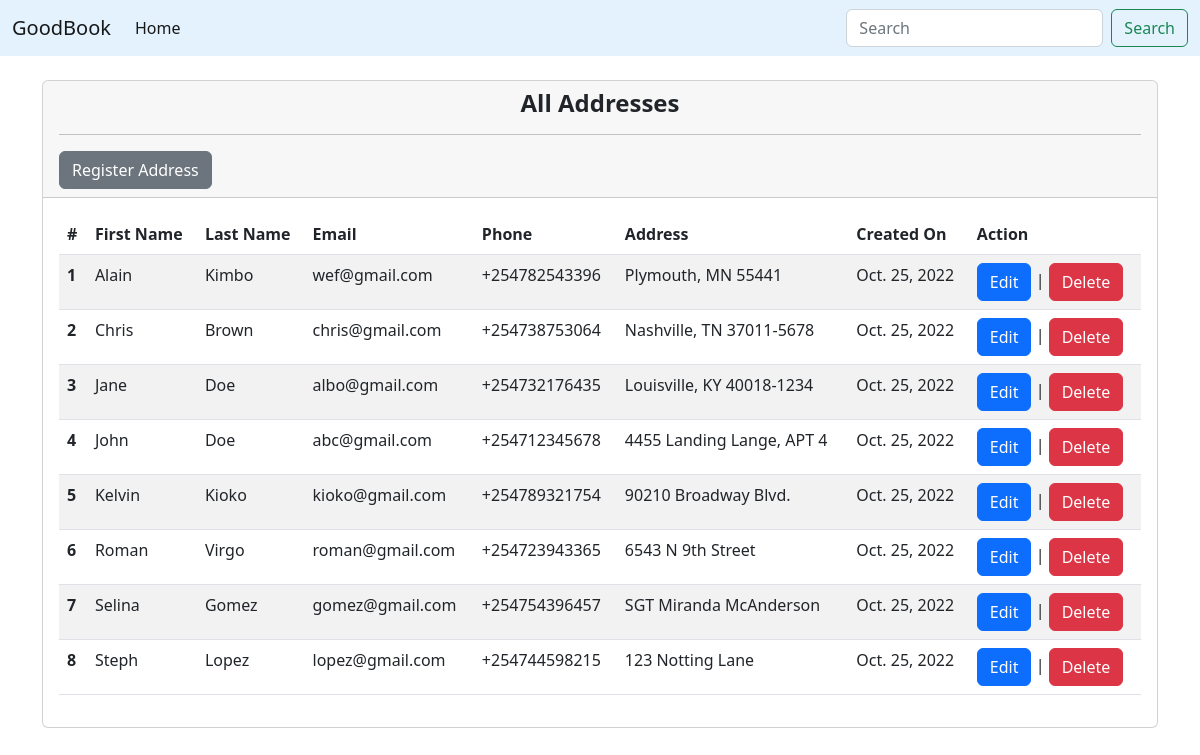
The page / on the database its author committed.
### addressbook/models.py (models this page shows)
class Address(models.Model):
    first_name = models.CharField(max_length=100)
    last_name = models.CharField(max_length=100)
    email = models.EmailField()
    phone = models.CharField(max_length=13)
    address = models.CharField(max_length=100)
    created_on = models.DateField(auto_now_add=True)

### addressbook/views.py (the view)
# urls.py: path('', HomeView.as_view(), name='home'),
class HomeView(TemplateView):
    template_name = 'home.html'
    def get_context_data(self, **kwargs):
        context = super().get_context_data(**kwargs)
        address_list = Address.objects.all().order_by('first_name')
        context["address_list"] = address_list
        return context

### templates/home.html (shortened to what this page needs)
{% extends 'base.html' %}
{% block content %}
    <div class="container">
        <div class="card">
            <div class="card-header">
              <h4 class="text-center"><strong>All Addresses</strong></h4><hr>
              <a href="{% url 'createaddress' %}" class="btn btn-secondary"><span> Register Address</span></a>
            </div>
            <div class="card-body">
                <table class="table table-striped table-hover">
                    <thead>
                      <tr>
                        <th scope="col">#</th>
                        <th scope="col">First Name</th>
                        <th scope="col">Last Name</th>
                        <th scope="col">Email</th>
                        <th scope="col">Phone</th>
                        <th scope="col">Address</th>
                        <th scope="col">Created On</th>
                        <th scope="col">Action</th>
                      </tr>
                    </thead>
                    <tbody>
                      {% for address in address_list %}
                      <tr>
                        <th scope="row">{{forloop.counter}}</th>
                        <td>{{address.first_name}}</td>
                        <td>{{address.last_name}}</td>
                        <td>{{address.email}}</td>
                        <td>{{address.phone}}</td>
                        <td>{{address.address}}</td>
                        <td>{{address.created_on}}</td>
                        <td><a href="{% url 'editaddress' address.id %}" class="btn btn-primary"><span> Edit </span></a> | <a href="{% url 'deleteaddress' address.id %}" class="btn btn-danger"><span> Delete </span></a></td>
                      </tr>
                      {% endfor %}
                    </tbody>
                </table>
            </div>
        </div>
    </div>
{% endblock %}

### templates/base.html (shortened to what this page needs)
<!doctype html>
<html lang="en">
  <head>
    <link href="https://cdn.jsdelivr.net/npm/bootstrap@5.2.2/dist/css/bootstrap.min.css" rel="stylesheet">
    <link rel="stylesheet" href="https://code.ionicframework.com/ionicons/2.0.1/css/ionicons.min.css">
  </head>
  <body>
    <nav class="navbar navbar-expand-lg" style="background-color: #e3f2fd;">
        <div class="container-fluid">
          <a class="navbar-brand mb-0 h1" href="{% url 'home' %}"><span>GoodBook</span></a>
          <div class="collapse navbar-collapse" id="navbarSupportedContent">
            <ul class="navbar-nav me-auto mb-2 mb-lg-0">
              <li class="nav-item">
                <a class="nav-link active" aria-current="page" href="{% url 'home' %}">Home</a>
              </li>
            </ul>
            <form method="GET" class="d-flex" role="search" action="/search-results">
              <input class="form-control me-2" type="search" name="search" placeholder="Search" aria-label="Search">
              <button class="btn btn-outline-success" type="submit">Search</button>
            </form>
          </div>
        </div>
    </nav>
    <br/>
    {% block content %}
    {% endblock %}
  </body>
</html>

### rows shown on the page
Address: first_name "Alain", last_name "Kimbo", email "wef@gmail.com", phone "+254782543396", address "Plymouth, MN 55441", created_on "Oct. 25, 2022"
Address: first_name "Chris", last_name "Brown", email "chris@gmail.com", phone "+254738753064", address "Nashville, TN 37011-5678", created_on "Oct. 25, 2022"
Address: first_name "Jane", last_name "Doe", email "albo@gmail.com", phone "+254732176435", address "Louisville, KY 40018-1234", created_on "Oct. 25, 2022"
Address: first_name "John", last_name "Doe", email "abc@gmail.com", phone "+254712345678", address "4455 Landing Lange, APT 4", created_on "Oct. 25, 2022"
Address: first_name "Kelvin", last_name "Kioko", email "kioko@gmail.com", phone "+254789321754", address "90210 Broadway Blvd.", created_on "Oct. 25, 2022"
Address: first_name "Roman", last_name "Virgo", email "roman@gmail.com", phone "+254723943365", address "6543 N 9th Street", created_on "Oct. 25, 2022"
Address: first_name "Selina", last_name "Gomez", email "gomez@gmail.com", phone "+254754396457", address "SGT Miranda McAnderson", created_on "Oct. 25, 2022"
Address: first_name "Steph", last_name "Lopez", email "lopez@gmail.com", phone "+254744598215", address "123 Notting Lane", created_on "Oct. 25, 2022"
